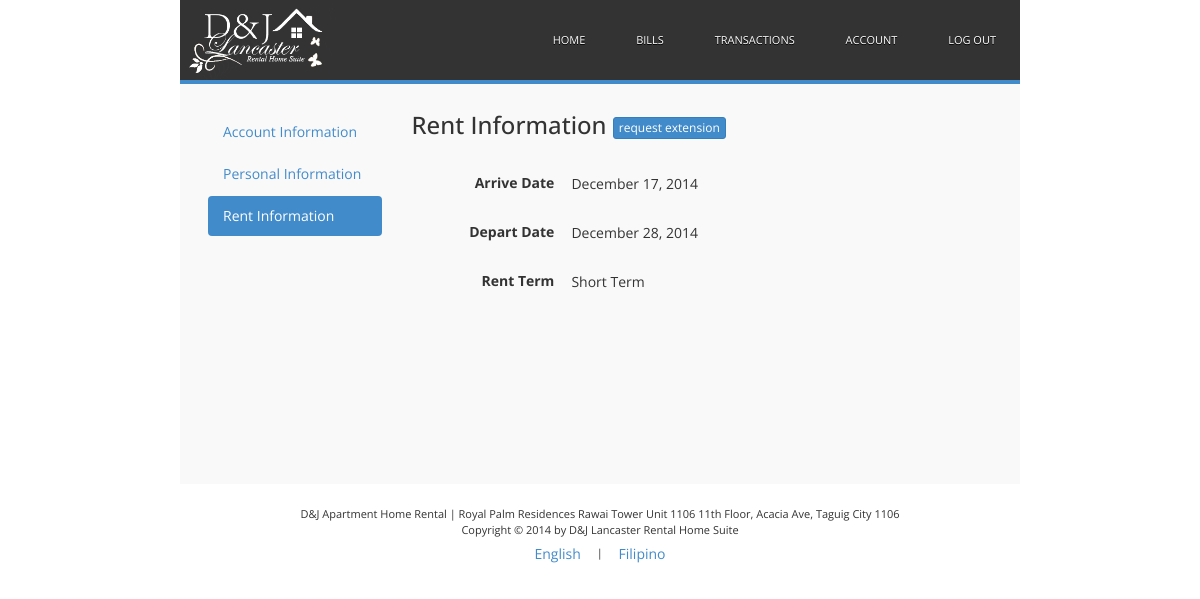
Screenshot of /tenant/dashboard/account?view=3 (signed in) with the database file from the repository.
### tables this page shows
CREATE TABLE `tbl_tenant` (
  `id` int(11) NOT NULL AUTO_INCREMENT,
  `user_id` int(11) DEFAULT NULL,
  `fname` varchar(256) NOT NULL,
  `lname` varchar(256) NOT NULL,
  `email` varchar(256) NOT NULL,
  `phone` varchar(256) NOT NULL,
  `start_date` date NOT NULL,
  `end_date` date NOT NULL,
  `rent_type` enum('occupied','reserved') NOT NULL,
  `rent_term` enum('short','long') NOT NULL,
  `rent_fee` float NOT NULL,
  `token` varchar(256) NOT NULL,
  `is_verified` tinyint(1) NOT NULL DEFAULT '0',
  `is_expired` tinyint(1) NOT NULL DEFAULT '0',
  `is_registered` tinyint(1) NOT NULL DEFAULT '0',
  `is_active` tinyint(1) NOT NULL DEFAULT '0',
  `is_reserved` tinyint(1) NOT NULL DEFAULT '0',
  PRIMARY KEY (`id`)
);

### tenant/classes/Account.php (called while the page is built, shortened)
<?php
class Account
{
    private $db_connection = null;
    private $user_id = null;
    public function __construct()
    {
        if (isset($_SESSION['tenant_user_id'])) {
            $this->user_id = $_SESSION['tenant_user_id'];
        }
    }
    private function databaseConnection()
    {
        if ($this->db_connection != null) {
            return true;
        } else {
            try {
                $this->db_connection = new PDO('mysql:host='. DB_HOST .';dbname='. DB_NAME . ';charset=utf8', DB_USER, DB_PASS);
                return true;
            } catch (PDOException $e) {
                $this->errors[] = MESSAGE_DATABASE_ERROR . $e->getMessage();
            }
        }
        return false;
    }
    public function getAccountInfo()
    {
        if ($this->databaseConnection()) {
            $query_account = $this->db_connection->prepare("SELECT t.id AS tenant_id,u.email AS email, fname, lname, phone, start_date, end_date, rent_term, registration_datetime  FROM tbl_users u, tbl_tenant t WHERE u.id = :user_id AND u.id = t.user_id");
            $query_account->bindValue(':user_id', $this->user_id, PDO::PARAM_INT);
            $query_account->execute();
            $result_row = $query_account->fetchObject();
        }
        return $result_row;
    }
}
?>

### tenant/views/rent-info.php (the view)
<div class="row">
    <div id="sidebar-div" class="col-md-3">
        <ul class="nav nav-pills nav-stacked">
            <li><a href="account?view=1"><?php echo WORD_ACCOUNT_INFO;?></a></li>
            <li><a href="account?view=2"><?php echo WORD_PERSONAL_INFO;?></a></li>
            <li class="active"><a href="account?view=3"><?php echo WORD_RENT_INFO;?></a></li>
        </ul>
    </div>
    <div id="account-div" class="col-md-9 form-horizontal">
        <div id="page-title-div">
            <h3>
                <?php echo WORD_RENT_INFO_TITLE;?> <span id="sp-edit"><a class="btn btn-primary btn-xs" href="account?edit=3"><?php echo WORD_EXTEND;?></a></span>
            </h3>
        </div>
        <div id="info-div">
            <div class="form-group">
                <label class="control-label col-sm-3"><?php echo WORD_RENT_ARRIVE;?></label>
                <div class="col-sm-9">
                    <p id="form-email" class="form-control-static"><span id="sp-start"><?php echo date("F d, Y", strtotime($start_date)); ?></span></p>
                </div>
            </div>
            <div class="form-group">
                <label class="control-label col-sm-3"><?php echo WORD_RENT_DEPART;?></label>
                <div class="col-sm-9">
                    <p id="form-email" class="form-control-static"><span id="sp-end"><?php echo date("F d, Y", strtotime($end_date)); ?></span></p>
                </div>
            </div>
            <div class="form-group">
                <label class="control-label col-sm-3"><?php echo WORD_RENT_TERM;?></label>
                <div class="col-sm-9">
                    <p id="form-email" class="form-control-static"><span id="sp-term"><?php echo $rent_term . " Term"; ?></span></p>
                </div>
            </div>
        </div>
    </div>
</div>

### tenant/css/main.css (style rules this page uses)
html body { font-family: "Open Sans", sans-serif; padding:0; margin:0; }
h1, h2, h3, h4, h5, h6, p { padding: 0; margin: 0; }

### tenant/css/account-style.css (style rules this page uses)
#sidebar-div { border-radius: 5px; }
#page-title-div { margin-bottom: 2em; }
#info-div { width: 95%; margin: 0 auto; }
#info-div .control-label { text-align: right; padding: 6px 2px; cursor: pointer; }

### rows the page displays
tbl_tenant: start_date "December 17, 2014", end_date "December 28, 2014", rent_term "Short"

### other values shown
WORD_ACCOUNT_INFO "Account Information"
WORD_PERSONAL_INFO "Personal Information"
WORD_RENT_INFO "Rent Information"
WORD_RENT_INFO_TITLE "Rent Information"
WORD_EXTEND "request extension"
WORD_RENT_ARRIVE "Arrive Date"
WORD_RENT_DEPART "Depart Date"
WORD_RENT_TERM "Rent Term"
